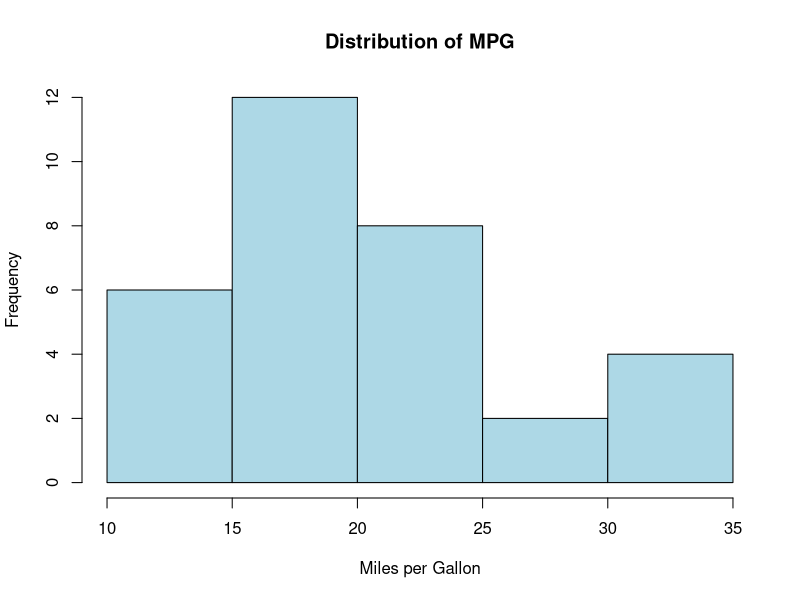
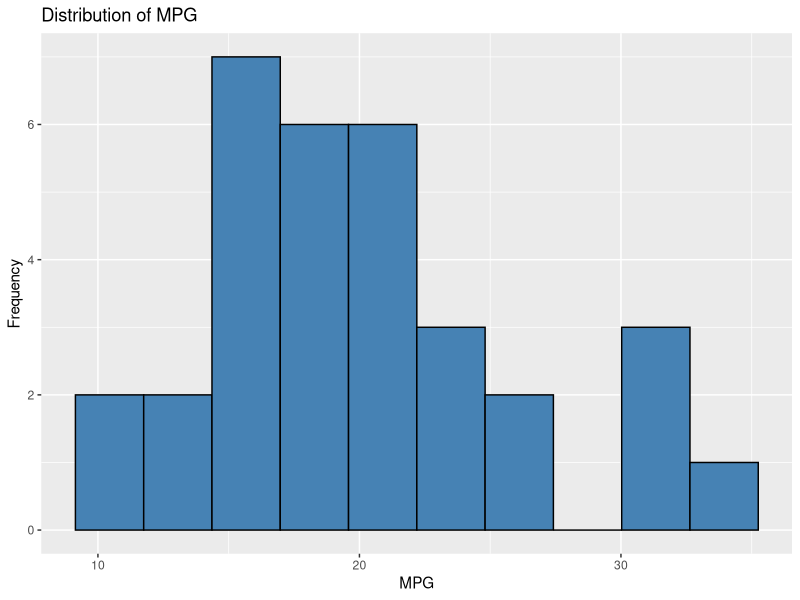
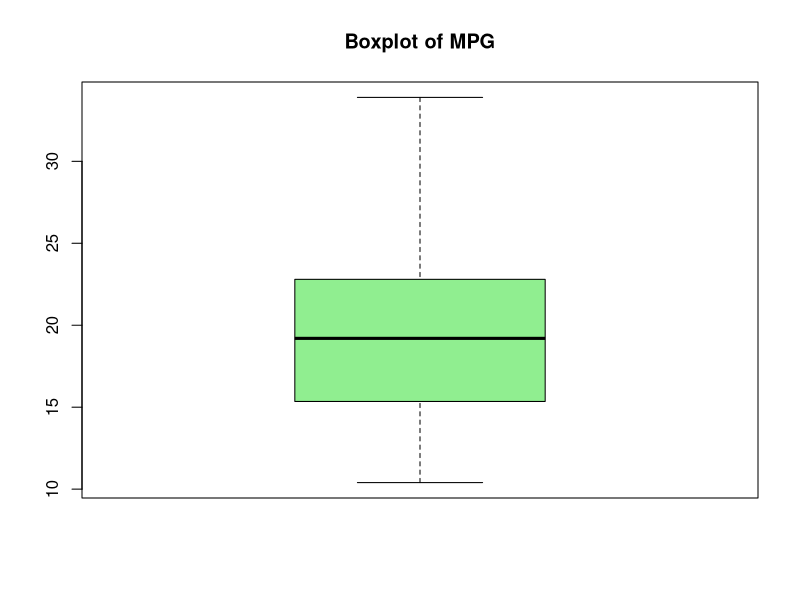
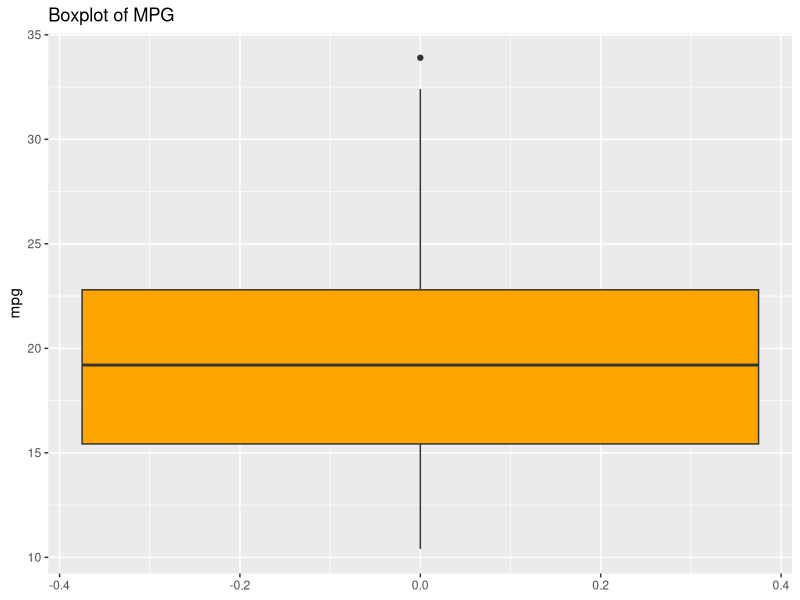
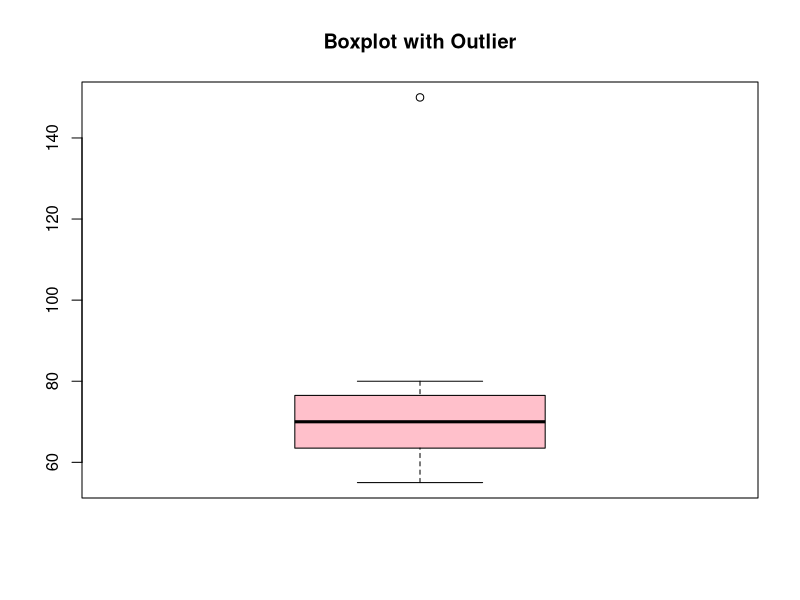
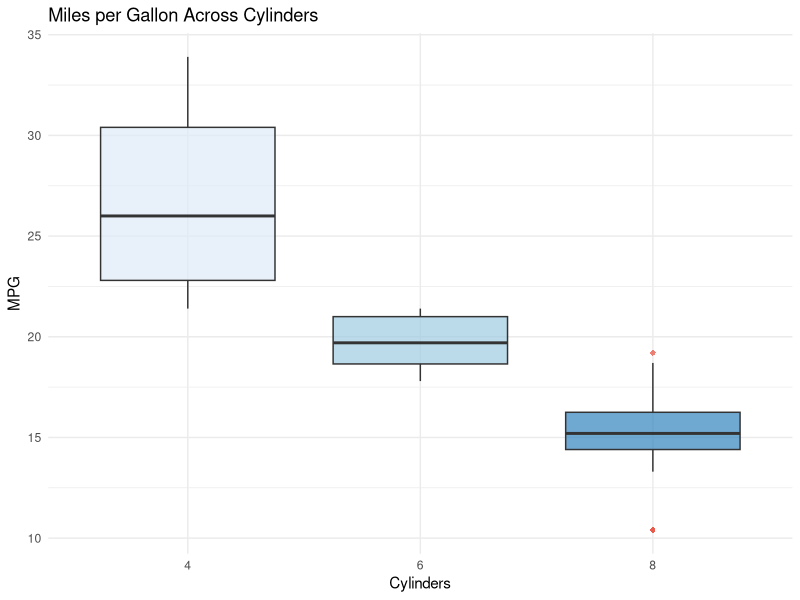
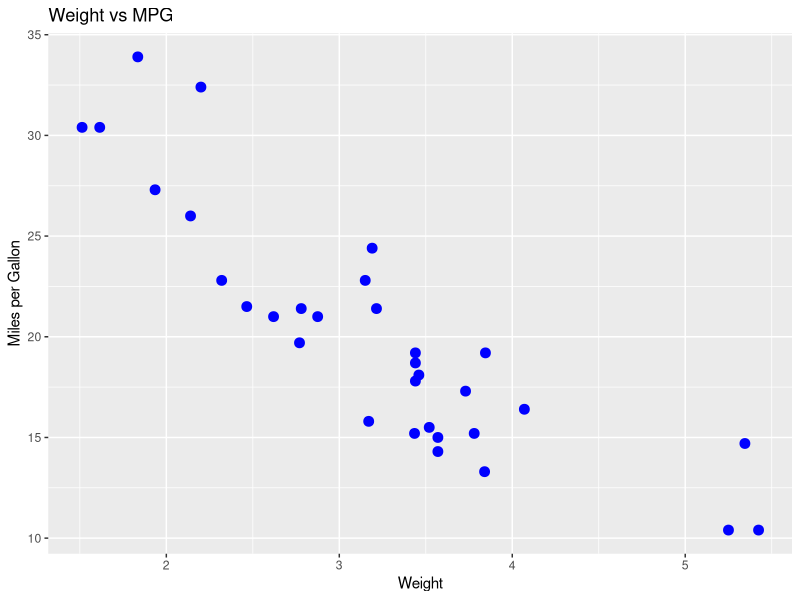
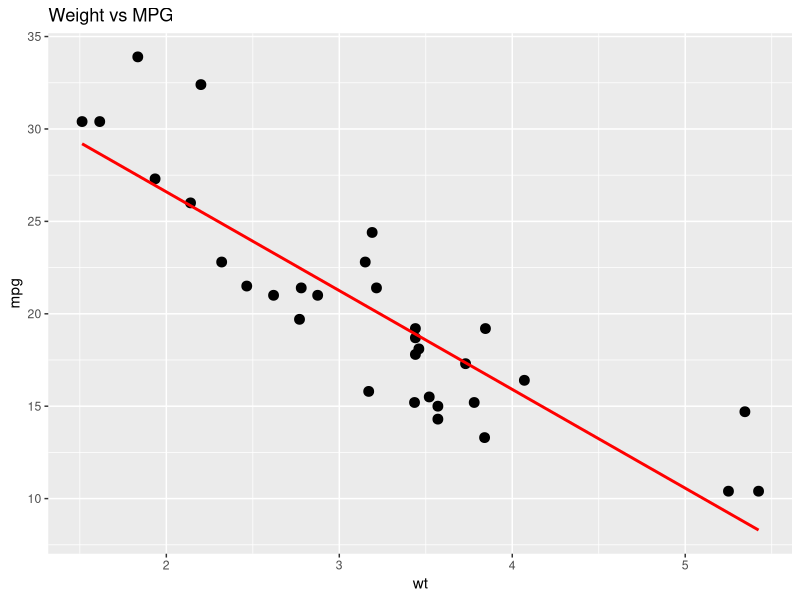

These figures' R source, in order:
## ---- chunk 1
# Install packages (run once)
# install.packages("tidyverse")
# install.packages("corrplot")

library(tidyverse)
library(corrplot)
## ---- chunk 2
data(mtcars)
head(mtcars)
## ---- chunk 3
str(mtcars)
dim(mtcars)
summary(mtcars)
## ---- chunk 4
hist(
  mtcars$mpg,
  main = "Distribution of MPG",
  xlab = "Miles per Gallon",
  col = "lightblue",
  border = "black"
)
## ---- chunk 5
ggplot(
  mtcars,
  aes(x = mpg)
) +
  geom_histogram(
    bins = 10,
    fill = "steelblue",
    color = "black"
  ) +
  labs(
    title = "Distribution of MPG",
    x = "MPG",
    y = "Frequency"
  )
## ---- chunk 6
boxplot(
  mtcars$mpg,
  main = "Boxplot of MPG",
  col = "lightgreen"
)
## ---- chunk 7
ggplot(
  mtcars,
  aes(y = mpg)
) +
  geom_boxplot(
    fill = "orange"
  ) +
  labs(
    title = "Boxplot of MPG"
  )
## ---- chunk 8
scores <- c(
  55, 60, 62, 65, 68,
  70, 72, 75, 78, 80,
  150
)

boxplot(
  scores,
  main = "Boxplot with Outlier",
  col = "pink"
)
## ---- chunk 9
# Comparing diamond prices across different cut qualities
ggplot(mtcars, aes(x = as.factor(cyl), y = mpg, fill = as.factor(cyl))) +
  geom_boxplot(alpha = 0.7, outlier.color = "#E74C3C", outlier.shape = 16) +
  scale_fill_brewer(palette = "Blues") +
  labs(
    title = "Miles per Gallon Across Cylinders",
    x = "Cylinders",
    y = "MPG",
    fill = "Cylinder Legend"
  ) +
  theme_minimal() +
  theme(legend.position = "none")
## ---- chunk 10
Q1 <- quantile(scores, 0.25)

Q3 <- quantile(scores, 0.75)

IQR_value <- IQR(scores)

lower <- Q1 - 1.5 * IQR_value

upper <- Q3 + 1.5 * IQR_value

scores[
  scores < lower |
  scores > upper
]
## ---- chunk 11
ggplot(
  mtcars,
  aes(
    x = wt,
    y = mpg
  )
) +
  geom_point(
    size = 3,
    color = "blue"
  ) +
  labs(
    title = "Weight vs MPG",
    x = "Weight",
    y = "Miles per Gallon"
  )
## ---- chunk 12
ggplot(
  mtcars,
  aes(
    x = wt,
    y = mpg
  )
) +
  geom_point(size = 3) +
  geom_smooth(
    method = "lm",
    se = FALSE,
    color = "red"
  ) +
  labs(
    title = "Weight vs MPG"
  )
## ---- chunk 13
cor(
  mtcars$wt,
  mtcars$mpg
)
## ---- chunk 14
cor_matrix <- cor(mtcars)

cor_matrix
## ---- chunk 15
corrplot(
  cor_matrix,
  method = "color",
  type = "upper"
)
## ---- chunk 16
pairs(
  mtcars[, 1:5],
  main = "Pairwise Scatterplots"
)
